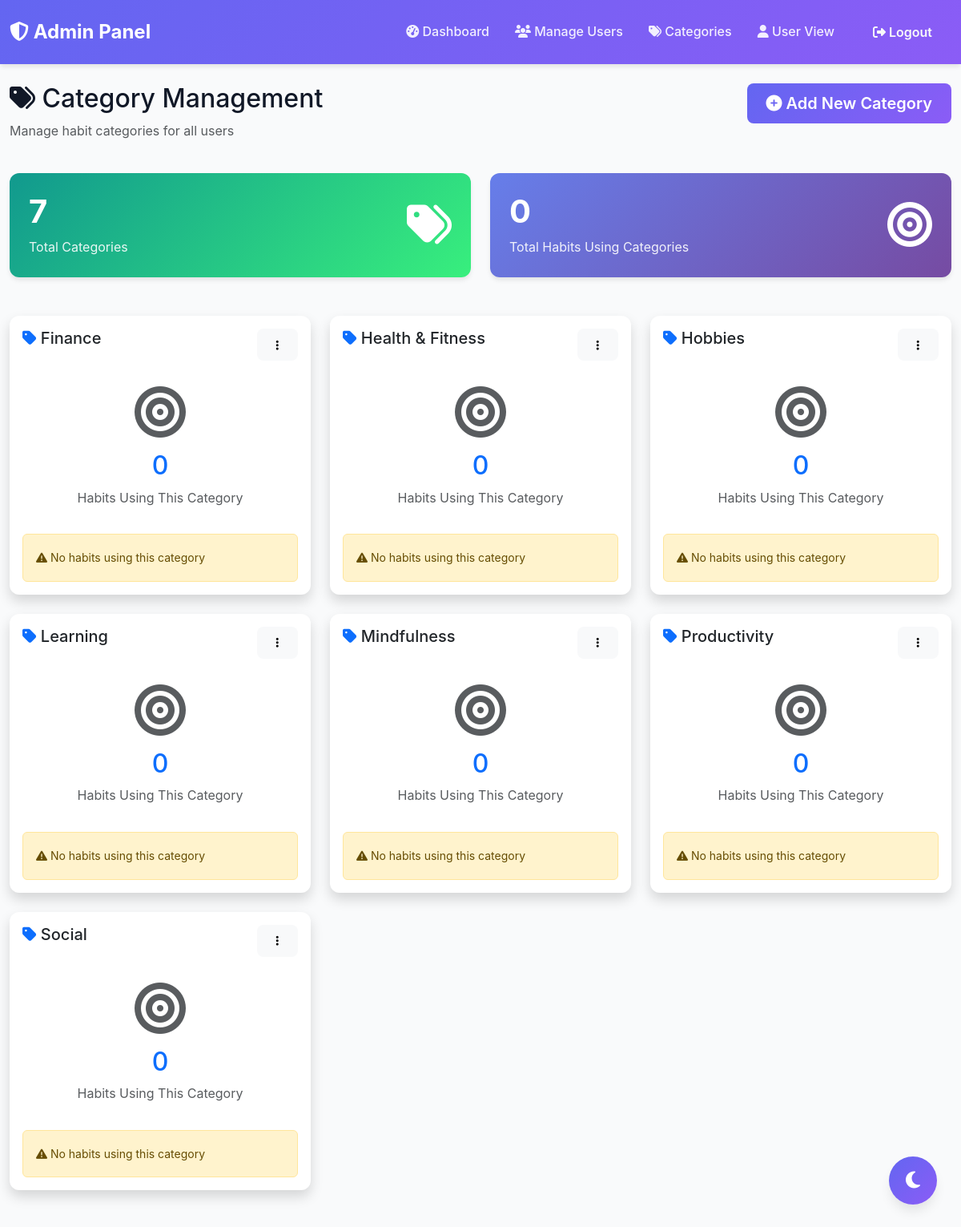
/admin/manage_categories.php (signed in), run on the app's committed database.
### tables this page shows
CREATE TABLE `categories` (
  `category_id` int(11) NOT NULL,
  `category_name` varchar(50) NOT NULL
);

### admin/manage_categories.php (the view, shortened to what this page needs)
<?php
require_once '../config/db.php';
$categories_query = "SELECT c.category_id, c.category_name,
                     (SELECT COUNT(*) FROM habits WHERE category_id = c.category_id) as habit_count
                     FROM categories c
                     ORDER BY c.category_name ASC";
$categories_result = $conn->query($categories_query);
$total_categories = $categories_result->num_rows;
$total_habits_query = "SELECT COUNT(*) as count FROM habits";
$total_habits = $conn->query($total_habits_query)->fetch_assoc()['count'];
?>
<!DOCTYPE html>
<html lang="en">
<head>
    <link href="https://cdn.jsdelivr.net/npm/bootstrap@5.3.0/dist/css/bootstrap.min.css" rel="stylesheet">
    <link rel="stylesheet" href="https://cdnjs.cloudflare.com/ajax/libs/font-awesome/6.4.0/css/all.min.css">
    <link rel="stylesheet" href="../assets/css/style.css">
</head>
<body>
    <nav class="navbar navbar-expand-lg navbar-dark">
        <div class="container-fluid">
            <a class="navbar-brand" href="../index.php">
                <i class="fas fa-shield-alt"></i> Admin Panel
            </a>
            <div class="collapse navbar-collapse" id="navbarNav">
                <ul class="navbar-nav ms-auto">
                    <li class="nav-item">
                        <a class="nav-link" href="admin_dashboard.php">
                            <i class="fas fa-tachometer-alt"></i> Dashboard
                        </a>
                    </li>
                    <li class="nav-item">
                        <a class="nav-link" href="manage_users.php">
                            <i class="fas fa-users"></i> Manage Users
                        </a>
                    </li>
                    <li class="nav-item">
                        <a class="nav-link active" href="manage_categories.php">
                            <i class="fas fa-tags"></i> Categories
                        </a>
                    </li>
                    <li class="nav-item">
                        <a class="nav-link" href="../user/dashboard.php">
                            <i class="fas fa-user"></i> User View
                        </a>
                    </li>
                    <li class="nav-item">
                        <a class="btn btn-outline-light ms-2" href="../auth/logout.php">
                            <i class="fas fa-sign-out-alt"></i> Logout
                        </a>
                    </li>
                </ul>
            </div>
        </div>
    </nav>
    <div class="container-fluid py-4">
        <div class="row mb-4">
            <div class="col-md-8">
                <h2><i class="fas fa-tags"></i> Category Management</h2>
                <p class="text-muted">Manage habit categories for all users</p>
            </div>
            <div class="col-md-4 text-end">
                <button class="btn btn-primary btn-lg" data-bs-toggle="modal" data-bs-target="#addCategoryModal">
                    <i class="fas fa-plus-circle"></i> Add New Category
                </button>
            </div>
        </div>
        <div class="row mb-4">
            <div class="col-md-6">
                <div class="stat-card success">
                    <div class="d-flex justify-content-between align-items-center">
                        <div>
                            <h3><?php echo $total_categories; ?></h3>
                            <p>Total Categories</p>
                        </div>
                        <div class="display-4">
                            <i class="fas fa-tags"></i>
                        </div>
                    </div>
                </div>
            </div>
            <div class="col-md-6">
                <div class="stat-card primary">
                    <div class="d-flex justify-content-between align-items-center">
                        <div>
                            <h3><?php echo $total_habits; ?></h3>
                            <p>Total Habits Using Categories</p>
                        </div>
                        <div class="display-4">
                            <i class="fas fa-bullseye"></i>
                        </div>
                    </div>
                </div>
            </div>
        </div>
        <div class="row">
            <?php if ($categories_result->num_rows > 0): ?>
                <?php while ($category = $categories_result->fetch_assoc()): ?>
                    <div class="col-md-6 col-lg-4 mb-4">
                        <div class="card h-100 shadow">
                            <div class="card-body">
                                <div class="d-flex justify-content-between align-items-start mb-3">
                                    <h5 class="card-title mb-0">
                                        <i class="fas fa-tag text-primary"></i>
                                        <?php echo htmlspecialchars($category['category_name']); ?>
                                    </h5>
                                    <div class="dropdown">
                                        <button class="btn btn-sm btn-light" type="button"
                                                data-bs-toggle="dropdown">
                                            <i class="fas fa-ellipsis-v"></i>
                                        </button>
                                    </div>
                                </div>
                                <div class="text-center py-3">
                                    <i class="fas fa-bullseye fa-4x text-muted mb-3"></i>
                                    <h2 class="text-primary"><?php echo $category['habit_count']; ?></h2>
                                    <p class="text-muted mb-0">Habits Using This Category</p>
                                </div>
                                <?php if ($category['habit_count'] > 0): ?>
                                    <div class="alert alert-info mb-0 mt-3">
                                        <small>
                                            <i class="fas fa-info-circle"></i>
                                            This category is actively being used
                                        </small>
                                    </div>
                                <?php else: ?>
                                    <div class="alert alert-warning mb-0 mt-3">
                                        <small>
                                            <i class="fas fa-exclamation-triangle"></i>
                                            No habits using this category
                                        </small>
                                    </div>
                                <?php endif; ?>
                            </div>
                        </div>
                    </div>
                <?php endwhile; ?>
            <?php endif; ?>
        </div>
    </div>
    <button class="dark-mode-toggle" id="darkModeToggle">
        <i class="fas fa-moon"></i>
    </button>
</body>
</html>

### assets/css/style.css (style rules this page uses)
:root { --primary-color: #6366f1; --secondary-color: #8b5cf6; --success-color: #10b981; --danger-color: #ef4444; --warning-color: #f59e0b; --dark-bg: #1f2937; --dark-card: #374151; --light-bg: #f9fafb; --light-card: #ffffff; --text-dark: #111827; --text-light: #f9fafb; --border-color: #e5e7eb; --shadow: 0 4px 6px -1px rgba(0, 0, 0, 0.1); --shadow-lg: 0 10px 15px -3px rgba(0, 0, 0, 0.1); }
* { margin: 0; padding: 0; box-sizing: border-box; }
body { font-family: 'Inter', 'Segoe UI', Tahoma, Geneva, Verdana, sans-serif; background-color: var(--light-bg); color: var(--text-dark); line-height: 1.6; transition: background-color 0.3s ease; }
.navbar { background: linear-gradient(135deg, var(--primary-color), var(--secondary-color)); box-shadow: var(--shadow); padding: 1rem 0; }
.navbar-brand { font-weight: 700; font-size: 1.5rem; color: white !important; }
.navbar-nav .nav-link { color: rgba(255, 255, 255, 0.9) !important; font-weight: 500; margin: 0 0.5rem; transition: all 0.3s ease; }
.btn-outline-light { border: 2px solid white; font-weight: 600; transition: all 0.3s ease; }
.card { border: none; border-radius: 12px; box-shadow: var(--shadow); transition: all 0.3s ease; background-color: var(--light-card); }
.stat-card { border-radius: 12px; padding: 1.5rem; margin-bottom: 1.5rem; box-shadow: var(--shadow); transition: all 0.3s ease; }
.stat-card.primary { background: linear-gradient(135deg, #667eea 0%, #764ba2 100%); color: white; }
.stat-card.success { background: linear-gradient(135deg, #11998e 0%, #38ef7d 100%); color: white; }
.stat-card h3 { font-size: 2.5rem; font-weight: 700; margin-bottom: 0.5rem; }
.stat-card p { font-size: 1rem; opacity: 0.9; margin-bottom: 0; }
.btn { border-radius: 8px; padding: 0.6rem 1.5rem; font-weight: 600; transition: all 0.3s ease; border: none; }
.btn-primary { background: linear-gradient(135deg, var(--primary-color), var(--secondary-color)); }
.dark-mode-toggle { position: fixed; bottom: 30px; right: 30px; width: 60px; height: 60px; border-radius: 50%; background: linear-gradient(135deg, var(--primary-color), var(--secondary-color)); color: white; border: none; font-size: 1.5rem; cursor: pointer; box-shadow: var(--shadow-lg); transition: all 0.3s ease; z-index: 1000; }

### data on the page
categories: category_name "Finance", habit_count "0"
categories: category_name "Health & Fitness", habit_count "0"
categories: category_name "Hobbies", habit_count "0"
categories: category_name "Learning", habit_count "0"
categories: category_name "Mindfulness", habit_count "0"
categories: category_name "Productivity", habit_count "0"
categories: category_name "Social", habit_count "0"

### other printed values
$total_categories "7"
$total_habits "0"
